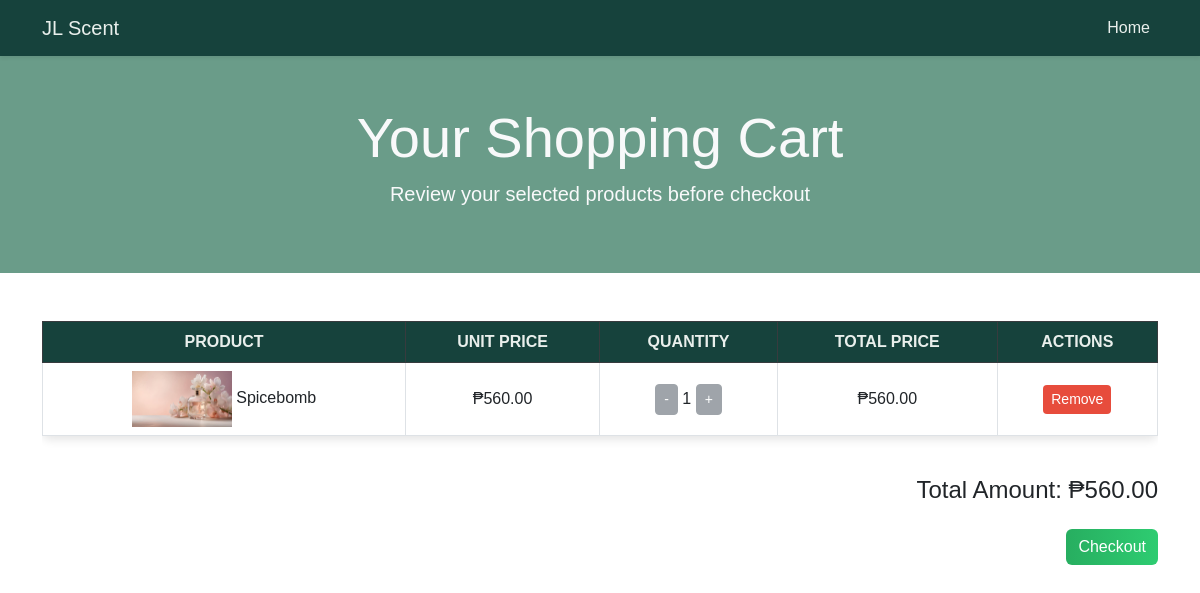
The app's page /cart.php (signed in) with its own data.
### tables this page shows
CREATE TABLE `cart_items` (
  `cart_item_id` int(11) NOT NULL,
  `cart_id` int(11) NOT NULL,
  `product_id` int(11) NOT NULL,
  `quantity` int(11) NOT NULL,
  `price` decimal(10,2) NOT NULL
);

CREATE TABLE `products` (
  `product_id` int(11) NOT NULL,
  `name` varchar(100) DEFAULT NULL,
  `productPic` longblob NOT NULL,
  `description` text DEFAULT NULL,
  `price` decimal(10,2) NOT NULL,
  `stock` int(11) NOT NULL,
  `category` enum('Perfume','Pomade') NOT NULL
);

### cart.php (the view, shortened to what this page needs)
<?php
include 'db.php';
$userId = $_SESSION['user_id'];
$stmt = $pdo->prepare("
    SELECT ci.cart_item_id, ci.quantity, ci.price, p.product_id, p.name, p.productPic, p.stock
    FROM cart_items ci
    INNER JOIN products p ON ci.product_id = p.product_id
    WHERE ci.cart_id = (SELECT cart_id FROM carts WHERE user_id = :user_id LIMIT 1)
");
$stmt->execute([':user_id' => $userId]);
$cartItems = $stmt->fetchAll(PDO::FETCH_ASSOC);
$totalAmount = 0;
foreach ($cartItems as &$item) {
    $item['total_price'] = $item['price'] * $item['quantity'];
    $totalAmount += $item['total_price'];
}
?>
<!DOCTYPE html>
<html lang="en">
<head>
    <link href="https://cdn.jsdelivr.net/npm/bootstrap@5.3.0-alpha3/dist/css/bootstrap.min.css" rel="stylesheet">
    <link rel="stylesheet" href="css/cart.css">
</head>
<body>
    <nav class="navbar navbar-expand-lg navbar-light shadow-sm">
        <div class="container">
            <a class="navbar-brand" href="#">JL Scent</a>
            <div class="collapse navbar-collapse" id="navbarNav">
                <ul class="navbar-nav ms-auto">
                    <li class="nav-item">
                        <a class="nav-link" href="home.php">Home</a>
                    </li>
                </ul>
            </div>
        </div>
    </nav>
    <header class="text-light py-5 text-center">
        <div class="container">
            <h4 class="display-4">Your Shopping Cart</h4>
            <p class="lead">Review your selected products before checkout</p>
        </div>
    </header>
    <section class="py-5">
        <div class="container">
            <div class="table-responsive">
                <table class="table table-bordered text-center align-middle">
                    <thead class="table-dark">
                        <tr>
                            <th>Product</th>
                            <th>Unit Price</th>
                            <th>Quantity</th>
                            <th>Total Price</th>
                            <th>Actions</th>
                        </tr>
                    </thead>
                    <tbody>
                        <?php if (!empty($cartItems)): ?>
                            <?php foreach ($cartItems as $item): ?>
                                <tr>
                                    <td>
                                        <img src="uploads/<?= htmlspecialchars($item['productPic']) ?>" alt="Product Image" class="img-fluid" style="width: 100px;">
                                        <?= htmlspecialchars($item['name']) ?>
                                    </td>
                                    <td>₱<?= number_format($item['price'], 2) ?></td>
                                    <td>
                                        <button class="btn btn-sm btn-secondary" onclick="updateQuantity(<?= $item['product_id'] ?>, <?= $item['quantity'] - 1 ?>)" <?= $item['quantity'] <= 1 ? 'disabled' : '' ?>>-</button>
                                        <?= htmlspecialchars($item['quantity']) ?>
                                        <button class="btn btn-sm btn-secondary" onclick="updateQuantity(<?= $item['product_id'] ?>, <?= $item['quantity'] + 1 ?>)" <?= $item['quantity'] >= $item['stock'] ? 'disabled' : '' ?>>+</button>
                                    </td>
                                    <td>₱<?= number_format($item['total_price'], 2) ?></td>
                                    <td>
                                        <button class="btn btn-danger btn-sm" onclick="removeFromCart(<?= $item['cart_item_id'] ?>)">Remove</button>
                                    </td>
                                </tr>
                            <?php endforeach; ?>
                        <?php else: ?>
                            <tr>
                                <td colspan="5">Your cart is empty.</td>
                            </tr>
                        <?php endif; ?>
                    </tbody>
                </table>
            </div>
            <div class="text-end text-dark mt-4">
                <h4>Total Amount: <span>₱<?= number_format($totalAmount, 2) ?></span></h4>
                <a href="checkout.php" class="btn btn-success mt-3">Checkout</a>
            </div>
        </div>
    </section>
</body>
</html>

### css/cart.css (style rules this page uses)
body { font-family: Arial, sans-serif; background-color: white; color: #e9efec; min-height: 100vh; display: flex; flex-direction: column; }
.navbar { background: #16423c; box-shadow: 0 2px 5px rgba(0, 0, 0, 0.5); }
.navbar .navbar-brand, .navbar .nav-link { color: #e9efec; }
header { background: #6a9c89; color: #e9efec; text-align: center; padding: 50px 0; }
.table { background-color: white; color: #2c3e50; border-radius: 8px; box-shadow: 0 4px 10px rgba(0, 0, 0, 0.1); }
.table thead th { background-color: #16423c; color: #e9efec; font-weight: bold; text-transform: uppercase; }
.table tbody td img { width: 50px; height: auto; object-fit: cover; }
.btn-success { background: linear-gradient(to right, #27ae60, #2ecc71); border: none; }
.btn-danger { background: #e74c3c; border: none; }
a { text-decoration: none; }

### records on screen
cart_items: product.productPic (picture), product.name "Spicebomb", price "560.00", quantity "1", total_price "560.00"

### other values on screen
$totalAmount "560.00"
